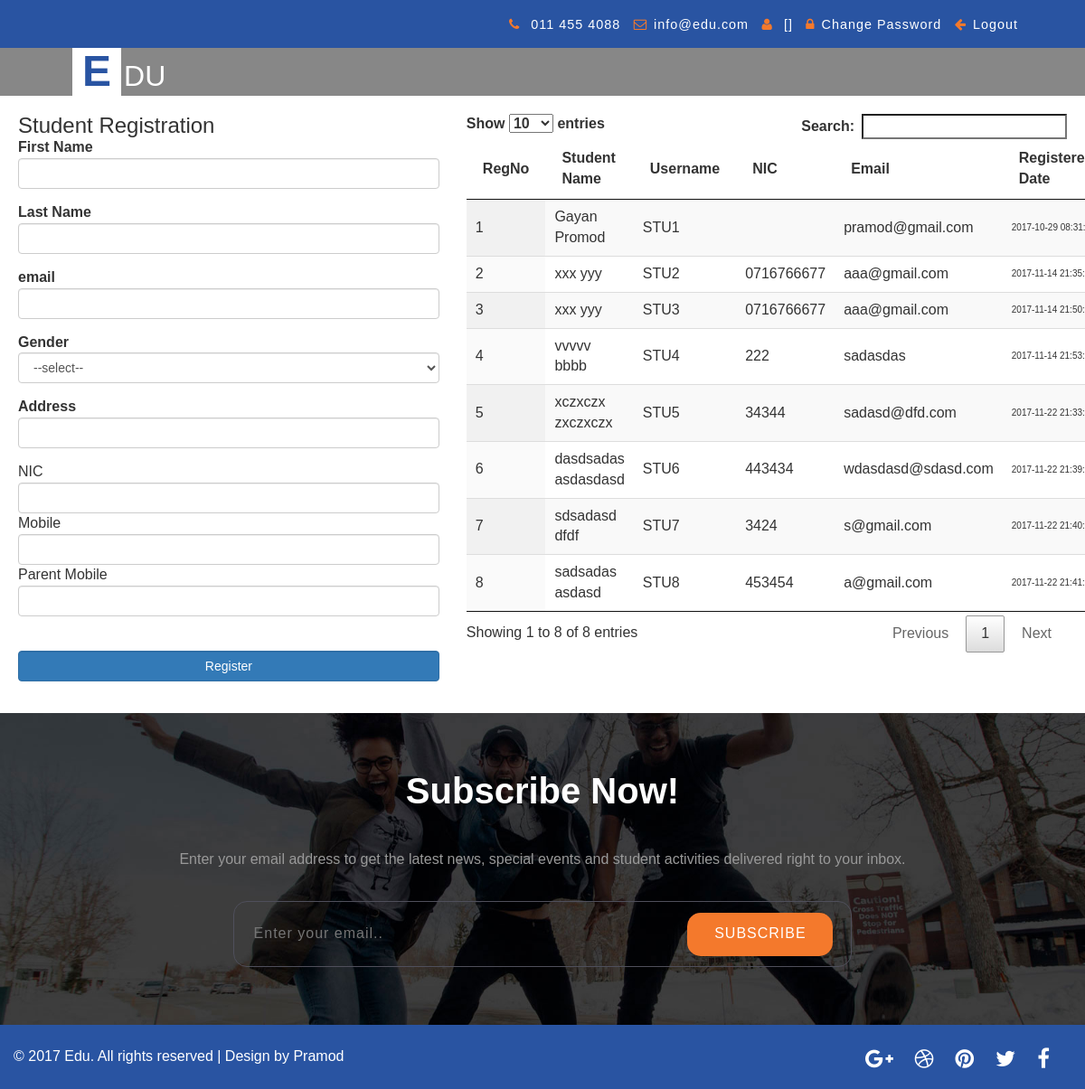
The page /admin_student_registration.php on the database its author committed.
### tables this page shows
CREATE TABLE `student` (
  `id` int(5) NOT NULL AUTO_INCREMENT,
  `fname` varchar(50) DEFAULT NULL,
  `lname` varchar(50) DEFAULT NULL,
  `username` varchar(50) DEFAULT NULL,
  `email` varchar(100) DEFAULT NULL,
  `gender` varchar(10) DEFAULT NULL,
  `address` varchar(100) DEFAULT NULL,
  `nic` varchar(20) DEFAULT NULL,
  `mobile` varchar(20) DEFAULT NULL,
  `created_date` timestamp NOT NULL DEFAULT CURRENT_TIMESTAMP,
  `created_user` int(5) DEFAULT NULL,
  `parent_mobile` varchar(20) DEFAULT NULL,
  PRIMARY KEY (`id`)
);

### model/StudentModel.php (called while the page is built, shortened)
<?php
function getStudentList(){
    $conn = getDBConnection();
    $sql = "SELECT * FROM student";
    $result = mysqli_query($conn, $sql);
    if (mysqli_num_rows($result) > 0) {
        return $result;
    } else {
        return FALSE;
    }
}
?>

### admin_student_registration.php (the view, shortened to what this page needs)
<!DOCTYPE html>
<html lang="zxx">
    <head>
        <link href="css/bootstrap.css" rel="stylesheet" type="text/css" media="all" />
        <link rel="stylesheet" type="text/css" href="css/style.css" />
        <link rel="stylesheet" type="text/css" href="css/zoomslider.css" />
        <link rel="stylesheet" href="css/lightbox.css">
        <link href="css/owl.carousel.css" rel="stylesheet" type="text/css" media="all">
        <link href="css/font-awesome.css" rel="stylesheet">
        <link href="css/jquery.dataTables.min.css" rel="stylesheet" type="text/css"/>
    </head>
    <body>
        <div class="w3_agilits_banner_bootm">
            <div class="w3_agilits_inner_bottom">
                <div class="wthree_agile_login">
                    <?php include './_top.php'; ?>
                </div>
            </div>
        </div>
        <div class="demo-inner-content">
            <div class="header-w3-agileits" id="home">
                <div class="inner-header-agile">
                    <nav class="navbar navbar-default">
                        <div class="navbar-header">
                            <h1><a  href="home.php"><span class="letter">E</span>du</a></h1>
                        </div>
                        <div class="collapse navbar-collapse" id="bs-example-navbar-collapse-1">
                        </div>
                    </nav>
                </div>
            </div>
        </div>
<div class="m">
        <div class="row">
            <div class="col-md-5">
                <h3>Student Registration</h3>
                <form method="post" action="admin_student_registration.php">
                    <div class="form-group">
                        <label for="exampleInputEmail1">First Name</label>
                        <input type="text" name="fname" required class="form-control" id="exampleInputEmail1">
                    </div>
                    <div class="form-group">
                        <label for="exampleInputEmail1">Last Name</label>
                        <input type="text" name="lname" required class="form-control" id="exampleInputEmail1" >
                    </div>
                    <div class="form-group">
                        <label for="exampleInputEmail1">email</label>
                        <input type="email" name="email" required class="form-control" id="exampleInputEmail1">
                    </div>
                    <div class="form-group">
                        <label for="exampleInputEmail1">Gender</label>
                        <select class="form-control" name="gender" required="">
                            <option>--select--</option>
                        </select>
                    </div>
                    <div class="form-group">
                        <label for="exampleInputEmail1">Address</label>
                        <input type="text" name="address" required class="form-control" id="exampleInputEmail1">
                    </div>
                    <div class="form-group">
                        NIC    <input type="text" name="nic" required class="form-control" id="exampleInputEmail1">
                        Mobile<input type="number"  name="mobile" required class="form-control" id="exampleInputEmail1" >
                        Parent Mobile<input type="number" name="parent_mobile" required class="form-control" id="exampleInputEmail1" >
                    </div>
                    <div class="form-group">
                        <input type="submit" name="btnStu" class="form-control btn-primary"  value="Register">
                    </div>
                </form>
            </div>
            <div class="col-md-7">
                <?php
                include './model/StudentModel.php';
                ?>
                <table id="example" class="display" cellspacing="0" width="100%">
                    <thead>
                        <tr>
                            <th>RegNo</th>
                            <th>Student Name</th>
                            <th>Username</th>
                            <th>NIC</th>
                            <th>Email</th>
                            <th>Registered Date</th>
                        </tr>
                    </thead>
                    <tbody>
                        <?php
                        $result = getStudentList();
                        if ($result != FALSE) {
                            if (mysqli_num_rows($result) > 0) {
                                while ($row = mysqli_fetch_assoc($result)) {
                                    ?>
                                    <tr>
                                        <td><?php echo $row['id']; ?></td>
                                        <td><?php echo $row['fname']; ?> <?= $row['lname']; ?></td>
                                        <td><?php echo $row['username']; ?></td>
                                        <td><?php echo $row['nic']; ?></td>
                                        <td><?php echo $row['email']; ?></td>
                                        <td style="font-size: x-small"><?php echo $row['created_date']; ?></td>
                                    </tr>
                                    <?php
                                }
                            } else {
                                echo "0 results";
                            }
                        }
                        ?>
                    </tbody>
                </table>
</div>
            </div>
        </div>
        <div class="w3ls-section subscribe text-center">
            <div class="container">
                <h3 class="w3ls-title">subscribe now!</h3>
                <p>Enter your email address to get the latest news, special events and student activities delivered right to your inbox.</p>
                <div class="subscribe-grid">
                    <form action="#" method="post">
                        <input type="email" placeholder="Enter your email.." name="Subscribe" required>
                        <button class="btn1">subscribe</button>
                    </form>
                </div>
            </div>
        </div>
        <div class="agileits_w3layouts-footer">
            <div class="col-md-6 col-sm-8 agileinfo-copyright">
                <p>© 2017 Edu. All rights reserved | Design by Pramod</p>
            </div>
            <div class="col-md-6 col-sm-4 agileinfo-icons">
                <ul>
                    <li><a class="icon fb" href="#"><i class="fa fa-facebook"></i></a></li>
                    <li><a class="icon tw" href="#"><i class="fa fa-twitter"></i></a></li>
                    <li><a class="icon pin" href="#"><i class="fa fa-pinterest"></i></a></li>
                    <li><a class="icon db" href="#"><i class="fa fa-dribbble"></i></a></li>
                    <li><a class="icon gp" href="#"><i class="fa fa-google-plus"></i></a></li>
                </ul>
            </div>
            <div class="clearfix"></div>
        </div>
        <link rel="stylesheet" href="css/flexslider.css" type="text/css" media="screen" property="" />
    </body>
</html>

### css/style.css (style rules this page uses)
html, body { font-size: 100%; font-family:'PT Sans', sans-serif; background:#ffffff; margin:0px!important; }
p { margin:0; font-size:14px; }
h1,h2,h3,h4,h5,h6 { font-family: 'Josefin Sans', sans-serif; margin:0; }
ul,label { margin:0; padding:0; }
input[type="submit"],.w3l_header_left ul li a,.related-post-right h4 a,.comments-grid-right h4 a,.reply a,.w3_single_grid_left_grid ul li a,ul.contact_info li a,.w3ls_services_bottom_grid_grid_pos,.footer-copy p a,.w3l_services_grid h4 a,.agileinfo_footer_grid ul li a,.wthree_service_breadcrumb_left ul li a { transition: .5s ease-in; -webkit-transition: .5s ease-in; -moz-transition: .5s ease-in; -o-transition: .5s ease-in; -ms-transition: .5s ease-in; }
p { font-size: 1em; color: #999; line-height: 1.8em; }
.header-w3-agileits { background: rgba(0, 0, 0, 0.47); padding:0; }
.inner-header-agile { padding: 0 5em; position: relative; }
.navbar-header h1 { font-size: 2em; display: block; text-transform: uppercase; }
.navbar-header h1 a { color: #FFFFFF; text-decoration: none; display: inline-block; }
span.letter { background: #fff; color: #2954a2; line-height: 1.1em; padding: 0 11px; display: inline-block; background: #ffffff; font-weight:700; margin-right:3px; }
h1 span { color: #fff; font-size: 1.5em; }
.navbar-default { background: none; border: none; margin: 0; min-height: inherit; }
.navbar-collapse { padding: 0!important; }
.w3_agilits_banner_bootm { padding: 1em 0 2.3em 0; background:#2954a2; }
.w3_agilits_inner_bottom { margin: 0 auto; padding: 0 4em; }
.wthree_agile_login { float: right; }
.w3ls-section { padding:4em 0; }
h3.w3ls-title { margin-bottom: 1em; position:relative; }
h3.w3ls-title,h2.w3ls-title { text-transform: capitalize; color: #2954a2; font-size:2.5em; font-weight:600; }
h3.w3ls-title:after { background: #e2dfdf; content: ""; display: block; height: 1px; position: absolute; left: 0; top: 53px; width: 250px; -webkit-transition: all 0.4s ease; -moz-transition: all 0.4s ease; -o-transition: all 0.4s ease; -ms-transition: all 0.4s ease; transition: all 0.4s ease; }
.wthree-testi h3,div#agileits-services h3 ,.subscribe h3 { color: #fff; }
.subscribe h3.w3ls-title:after { background:transparent; }
.subscribe { background: url(../images/subscribe.jpg) no-repeat center; background-size: cover; }
.subscribe-grid { text-align: center; margin: 2em auto 0; }
.subscribe-grid input[type="email"] { display: inline-block; background: transparent; border: none; width: 70%; outline: none; font-size: 1em; color: #999999; letter-spacing: 1px; }
.subscribe-grid form { width: 60%; margin: 0 auto; padding: 0.7em 0; border-radius: 15px; border: 1px solid #4f4f5b; }
.subscribe-grid button.btn1 { color: #ffffff; font-size: 1em; width: 161px; border-radius: 15px; letter-spacing: 1px; border:none; outline:none; padding: 0.8em 0; text-transform: uppercase; text-align: center; text-decoration: none; background: #f4792c; transition: 0.5s all; -webkit-transition: 0.5s all; -moz-transition: 0.5s all; -o-transition: 0.5s all; -ms-transition: 0.5s all; }
.agileinfo-icons ul li { display: inline-block; margin-right: 1em; font-size: 1.5em; float: right; }
.agileits_w3layouts-footer { padding: 1.3em 0 1em; background: #2954a2; }
.agileinfo-icons ul li a { color: #fff; }
.agileinfo-copyright p,.agileinfo-copyright a { color: #fff; }
.m { padding:20px; }

### css/zoomslider.css (style rules this page uses)
.demo-inner-content { position: relative; z-index: 2; }

### css/lightbox.css (style rules this page uses)
body:after { content: url(../images/close.png) url(../images/loading.gif) url(../images/prev.png) url(../images/next.png); display: none; }

### rows shown on the page
student: id "1", fname "Gayan", lname "Promod", username "STU1", email "pramod@gmail.com", created_date "2017-10-29…"
student: id "2", fname "xxx", lname "yyy", username "STU2", nic "0716766677", email "aaa@gmail.com", created_date "2017-11-14…"
student: id "3", fname "xxx", lname "yyy", username "STU3", nic "0716766677", email "aaa@gmail.com", created_date "2017-11-14…"
student: id "4", fname "vvvvv", lname "bbbb", username "STU4", nic "222", email "sadasdas", created_date "2017-11-14…"
student: id "5", fname "xczxczx", lname "zxczxczx", username "STU5", nic "34344", email "sadasd@dfd.com", created_date "2017-11-22…"
student: id "6", fname "dasdsadas", lname "asdasdasd", username "STU6", nic "443434", email "wdasdasd@sdasd.com", created_date "2017-11-22…"
student: id "7", fname "sdsadasd", lname "dfdf", username "STU7", nic "3424", email "s@gmail.com", created_date "2017-11-22…"
student: id "8", fname "sadsadas", lname "asdasd", username "STU8", nic "453454", email "a@gmail.com", created_date "2017-11-22…"
